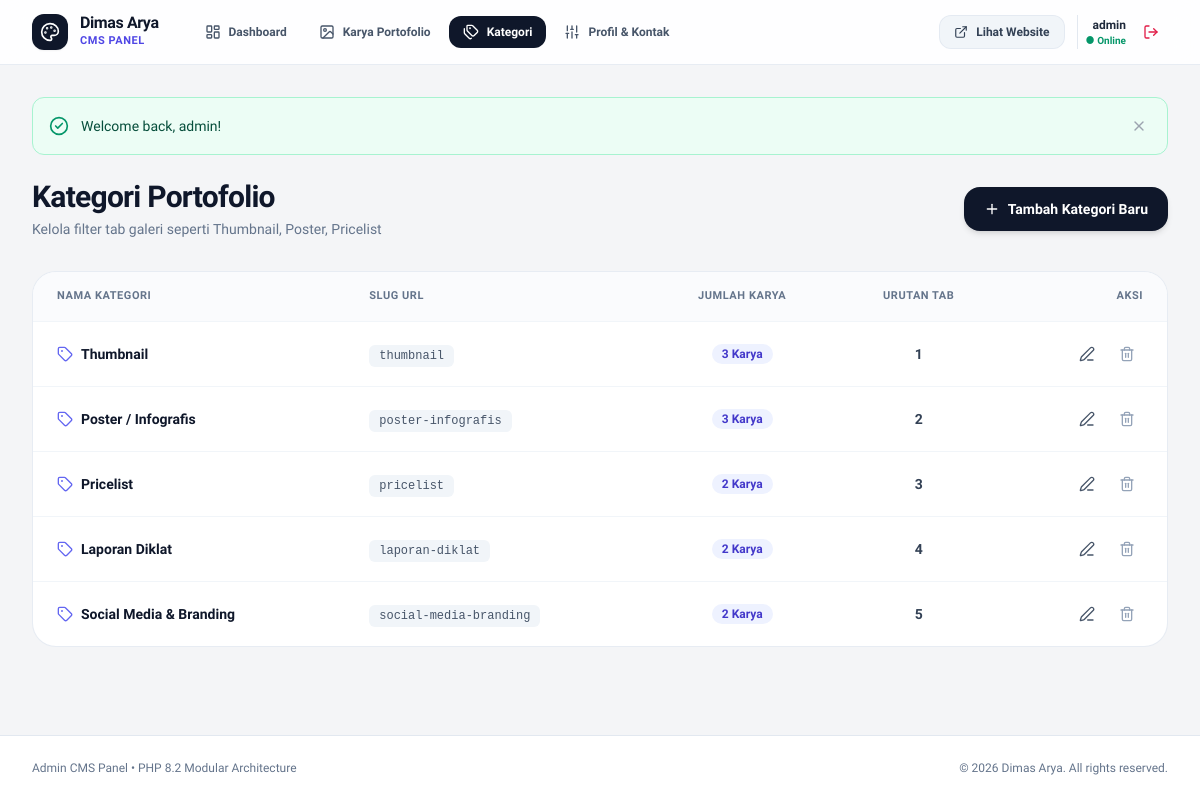
The app's page /categories.php (signed in) with its own data.
### tables this page shows
CREATE TABLE IF NOT EXISTS users (
    id INT AUTO_INCREMENT PRIMARY KEY,
    username VARCHAR(50) UNIQUE NOT NULL,
    password VARCHAR(255) NOT NULL,
    email VARCHAR(100) NULL,
    created_at TIMESTAMP DEFAULT CURRENT_TIMESTAMP
);

CREATE TABLE IF NOT EXISTS categories (
    id INT AUTO_INCREMENT PRIMARY KEY,
    name VARCHAR(100) NOT NULL,
    slug VARCHAR(100) UNIQUE NOT NULL,
    display_order INT DEFAULT 0,
    created_at TIMESTAMP DEFAULT CURRENT_TIMESTAMP
);

### includes/auth.php (called while the page is built, shortened)
<?php
require_once __DIR__ . '/../config/helpers.php';
function current_user(): ?array {
    static $user = null;
    if ($user === null) {
        $db = get_db();
        $stmt = $db->prepare("SELECT id, username, email, created_at FROM users WHERE id = :id");
        $stmt->execute([':id' => $_SESSION['admin_user_id']]);
        $user = $stmt->fetch() ?: null;
    }
    return $user;
}

### categories.php (the view, shortened to what this page needs)
<?php
require_once __DIR__ . '/includes/admin_header.php';
$categories = get_categories();
?>
<div class="flex flex-col sm:flex-row sm:items-center justify-between gap-4 mb-8">
    <div>
        <h1 class="text-2xl sm:text-3xl font-black text-slate-900 tracking-tight">Kategori Portofolio</h1>
        <p class="text-xs sm:text-sm text-slate-500 mt-1">Kelola filter tab galeri seperti Thumbnail, Poster, Pricelist</p>
    </div>
    <button type="button"
            data-open-modal="modal-add-category"
            class="px-5 py-3 rounded-2xl bg-slate-900 hover:bg-slate-800 text-white font-bold text-xs sm:text-sm shadow-md transition-all flex items-center justify-center gap-2 active:scale-95 cursor-pointer">
        <i data-lucide="plus" class="w-4 h-4"></i>
        <span>Tambah Kategori Baru</span>
    </button>
</div>
<div class="bg-white rounded-3xl border border-slate-200/80 shadow-xs overflow-hidden">
    <div class="overflow-x-auto">
        <table class="w-full text-left border-collapse">
            <thead>
                <tr class="border-b border-slate-100 bg-slate-50/75 text-[11px] font-bold text-slate-500 uppercase tracking-wider">
                    <th class="py-4 px-6">Nama Kategori</th>
                    <th class="py-4 px-6">Slug URL</th>
                    <th class="py-4 px-6 text-center">Jumlah Karya</th>
                    <th class="py-4 px-6 text-center">Urutan Tab</th>
                    <th class="py-4 px-6 text-right">Aksi</th>
                </tr>
            </thead>
            <tbody class="divide-y divide-slate-100 text-sm">
                <?php foreach ($categories as $cat): ?>
                <tr class="hover:bg-slate-50/80 transition-colors">
                    <td class="py-4 px-6">
                        <span class="font-bold text-slate-900 flex items-center gap-2">
                            <i data-lucide="tag" class="w-4 h-4 text-indigo-500"></i>
                            <?= e($cat['name']) ?>
                        </span>
                    </td>
                    <td class="py-4 px-6">
                        <code class="px-2.5 py-1 rounded-md bg-slate-100 text-slate-600 text-xs font-mono">
                            <?= e($cat['slug']) ?>
                        </code>
                    </td>
                    <td class="py-4 px-6 text-center">
                        <span class="inline-flex items-center px-2.5 py-0.5 rounded-full text-xs font-bold bg-indigo-50 text-indigo-700">
                            <?= (int)$cat['item_count'] ?> Karya
                        </span>
                    </td>
                    <td class="py-4 px-6 text-center font-bold text-slate-700">
                        <?= (int)$cat['display_order'] ?>
                    </td>
                    <td class="py-4 px-6 text-right">
                        <div class="flex items-center justify-end space-x-2">
                            <button type="button"
                                    class="p-2 rounded-xl text-slate-600 hover:text-indigo-600 hover:bg-indigo-50 transition-colors btn-edit-category"
                                    data-id="<?= $cat['id'] ?>"
                                    data-name="<?= e($cat['name']) ?>"
                                    data-slug="<?= e($cat['slug']) ?>"
                                    data-order="<?= $cat['display_order'] ?>">
                                <i data-lucide="edit-3" class="w-4 h-4"></i>
                            </button>
                            <form action="<?= base_url('admin/categories_action.php') ?>" method="POST" class="inline-block"
                                  onsubmit="return confirm('Hapus kategori ini? Semua karya di dalam kategori ini juga akan terhapus.');">
                                <button type="submit" class="p-2 rounded-xl text-slate-400 hover:text-rose-600 hover:bg-rose-50 transition-colors">
                                    <i data-lucide="trash-2" class="w-4 h-4"></i>
                                </button>
                            </form>
                        </div>
                    </td>
                </tr>
                <?php endforeach; ?>
            </tbody>
        </table>
    </div>
</div>
<?php require_once __DIR__ . '/includes/admin_footer.php'; ?>

### includes/admin_header.php (shortened to what this page needs)
<?php
require_once __DIR__ . '/../../config/helpers.php';
require_once __DIR__ . '/../../includes/auth.php';
$current_page = basename($_SERVER['PHP_SELF'] ?? '');
$admin_user = current_user();
$designer_name = get_setting('designer_name', 'Dimas Arya');
?>
<!DOCTYPE html>
<html lang="id" class="h-full bg-slate-50">
<head>
    <script src="https://cdn.tailwindcss.com"></script>
    <link rel="stylesheet" href="<?= asset_url('css/custom.css') ?>">
</head>
<body class="h-full flex flex-col antialiased text-slate-800 bg-[#F4F5F7]">
    <nav class="sticky top-0 z-40 bg-white/90 backdrop-blur-md border-b border-slate-200/80 shadow-xs">
        <div class="max-w-7xl mx-auto px-4 sm:px-6 lg:px-8">
            <div class="flex items-center justify-between h-16">
                <div class="flex items-center gap-8">
                    <a href="<?= base_url('admin/index.php') ?>" class="flex items-center gap-3 group">
                        <div class="w-9 h-9 rounded-xl bg-slate-900 text-white flex items-center justify-center font-bold text-base shadow-sm group-hover:bg-indigo-600 transition-colors">
                            <i data-lucide="palette" class="w-5 h-5"></i>
                        </div>
                        <div>
                            <span class="font-extrabold text-slate-900 tracking-tight text-base block leading-none">
                                <?= e($designer_name) ?>
                            </span>
                            <span class="text-[11px] font-semibold text-indigo-600 uppercase tracking-wider block mt-0.5">
                                CMS Panel
                            </span>
                        </div>
                    </a>
                    <div class="hidden md:flex items-center space-x-1">
                        <a href="<?= base_url('admin/index.php') ?>"
                           class="px-3.5 py-2 rounded-xl text-xs font-bold transition-all flex items-center gap-2 <?= $current_page === 'index.php' ? 'bg-slate-900 text-white shadow-xs' : 'text-slate-600 hover:text-slate-900 hover:bg-slate-100' ?>">
                            <i data-lucide="layout-dashboard" class="w-4 h-4"></i>
                            <span>Dashboard</span>
                        </a>
                        <a href="<?= base_url('admin/portfolio.php') ?>"
                           class="px-3.5 py-2 rounded-xl text-xs font-bold transition-all flex items-center gap-2 <?= $current_page === 'portfolio.php' ? 'bg-slate-900 text-white shadow-xs' : 'text-slate-600 hover:text-slate-900 hover:bg-slate-100' ?>">
                            <i data-lucide="image" class="w-4 h-4"></i>
                            <span>Karya Portofolio</span>
                        </a>
                        <a href="<?= base_url('admin/categories.php') ?>"
                           class="px-3.5 py-2 rounded-xl text-xs font-bold transition-all flex items-center gap-2 <?= $current_page === 'categories.php' ? 'bg-slate-900 text-white shadow-xs' : 'text-slate-600 hover:text-slate-900 hover:bg-slate-100' ?>">
                            <i data-lucide="tags" class="w-4 h-4"></i>
                            <span>Kategori</span>
                        </a>
                        <a href="<?= base_url('admin/settings.php') ?>"
                           class="px-3.5 py-2 rounded-xl text-xs font-bold transition-all flex items-center gap-2 <?= $current_page === 'settings.php' ? 'bg-slate-900 text-white shadow-xs' : 'text-slate-600 hover:text-slate-900 hover:bg-slate-100' ?>">
                            <i data-lucide="sliders" class="w-4 h-4"></i>
                            <span>Profil & Kontak</span>
                        </a>
                    </div>
                </div>
                <div class="flex items-center space-x-3">
                    <a href="<?= base_url() ?>" target="_blank"
                       class="hidden sm:inline-flex items-center gap-2 px-3.5 py-2 rounded-xl bg-slate-100 hover:bg-slate-200 text-slate-700 text-xs font-semibold border border-slate-200/80 transition-colors">
                        <i data-lucide="external-link" class="w-3.5 h-3.5"></i>
                        <span>Lihat Website</span>
                    </a>
                    <div class="flex items-center pl-2 border-l border-slate-200 space-x-2">
                        <div class="text-right hidden sm:block">
                            <span class="block text-xs font-bold text-slate-800"><?= e($admin_user['username'] ?? 'Admin') ?></span>
                            <span class="block text-[10px] text-emerald-600 font-semibold">● Online</span>
                        </div>
                        <a href="<?= base_url('admin/logout.php') ?>"
                           onclick="return confirm('Apakah Anda yakin ingin keluar dari Admin Panel?')"
                           class="p-2 rounded-xl text-rose-600 hover:bg-rose-50 border border-transparent hover:border-rose-100 transition-colors"
                           title="Keluar / Logout">
                            <i data-lucide="log-out" class="w-4 h-4"></i>
                        </a>
                    </div>
                </div>
            </div>
        </div>
    </nav>
    <main class="flex-1 max-w-7xl w-full mx-auto px-4 sm:px-6 lg:px-8 py-8">
        <?= render_flashes() ?>

### assets/css/custom.css (style rules this page uses)
:root { --bg-primary: #F8F9FA; --bg-card: #FFFFFF; --text-main: #1E293B; --text-muted: #64748B; --accent-emerald: #10B981; --accent-indigo: #4F46E5; }
body { font-family: 'Plus Jakarta Sans', -apple-system, BlinkMacSystemFont, 'Segoe UI', Roboto, sans-serif; background-color: var(--bg-primary); color: var(--text-main); overflow-x: hidden; scroll-behavior: smooth; }

### records on screen
users: username "admin"
categories: name "Thumbnail", slug "thumbnail", item_count "3", display_order "1"
categories: name "Poster / Infografis", slug "poster-infografis", item_count "3", display_order "2"
categories: name "Pricelist", slug "pricelist", item_count "2", display_order "3"
categories: name "Laporan Diklat", slug "laporan-diklat", item_count "2", display_order "4"
categories: name "Social Media & Branding", slug "social-media-branding", item_count "2", display_order "5"

### other values on screen
$designer_name "Dimas Arya"
$f['message'] "Welcome back, admin!"
